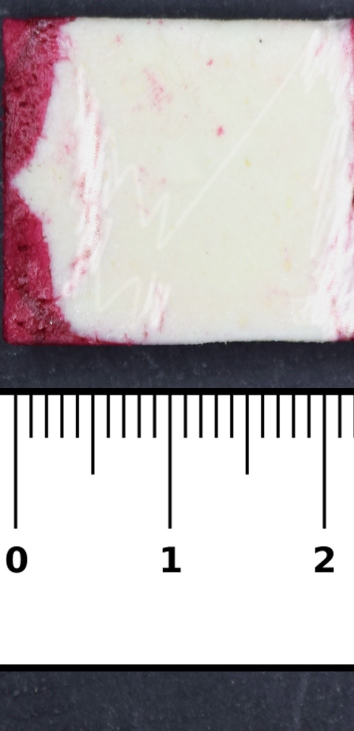
#> input picture CE_22-10s-foam2.jpg, 708 x 1461 px (shown at 1/2 size)
$ jupyter execute Contour_find_entrance_flow.ipynb   (older library calls are emulated)
#> lines starting #> are read from the running program, lines starting #| are printed output that depends on the picture; after the words box and inside, x2 and y2 are one past the last pixel; in counts of white or black regions, pixels touching at a corner belong together; long printed decimals are rounded
[cell 1]
import numpy as np
import cv2 as cv
import matplotlib.pyplot as plt
import matplotlib.cm as cm
from scipy import ndimage as ndi
from PIL import Image
from skimage import feature
from skimage.filters import threshold_otsu
from skimage.color import rgb2gray

[cell 2]
im = cv.imread('CE_22-10s-foam2.jpg')#load image
#> im is the input picture: shape (1461, 708, 3); mean B, G, R 186.9, 185.4, 191.9
im_r=cv.rotate(im, cv.ROTATE_90_COUNTERCLOCKWISE)#rotate image (not necessary)
imgray = cv.cvtColor(im_r, cv.COLOR_BGR2GRAY)#convert RGB to grayscale
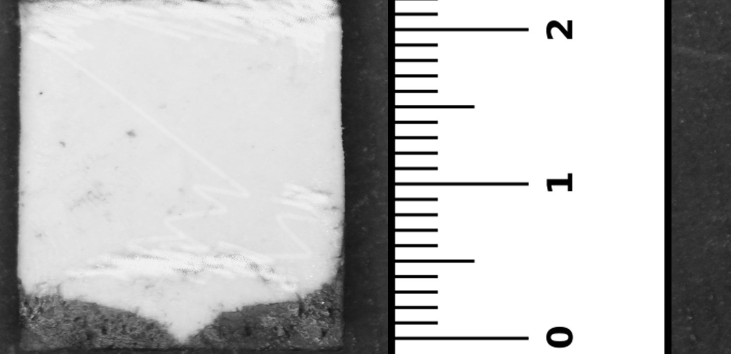
#> imgray: shape (708, 1461) (shown at 1/2 size); min 0, max 255, mean 187.5
blur = cv.GaussianBlur(imgray,(41,41), 0)#gaussian blur with kernel size 41*41 pixel
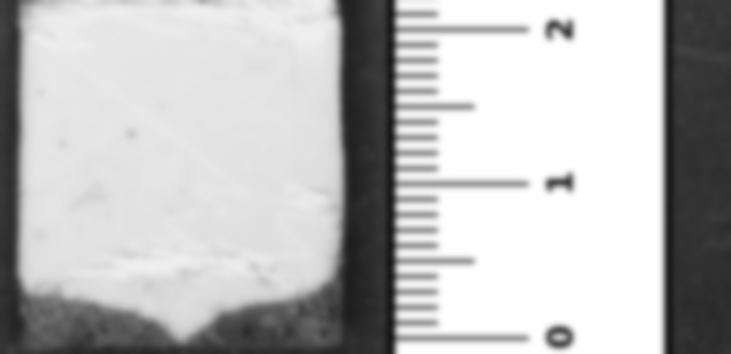
#> blur: shape (708, 1461) (shown at 1/2 size); min 23, max 255, mean 187.6
ret, thresh = cv.threshold(blur,135,255,cv.THRESH_TOZERO)#set threshold (135)
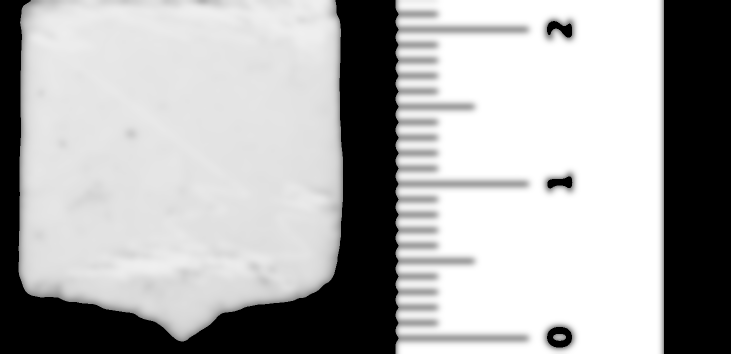
#> thresh: shape (708, 1461) (shown at 1/2 size); min 0, max 255, mean 172.6
r,c=thresh.shape#define r and c as array shape
#> r = 708; c = 1461
scale=2.2/r#defime cm/pixel scale by dividing 2.2cm with heigth of image
#> scale = 0.00311
print(scale)
#| 0.003107
plt.imshow(thresh)

[cell 3]
img, contours, hierarchy = cv.findContours(thresh,0, cv.CHAIN_APPROX_NONE)#find contours
#> contours = 2 contours; box (x1, y1, x2, y2) and area: (37, 0, 686, 683) 393500, (791, 0, 1328, 708) 377372
print(len(contours))#number of contours
#| 2
for contour in contours:
    cv.drawContours(im_r, contour, -1, (0, 255, 0), 3)#draw all contours
#> this loop made 2 passes
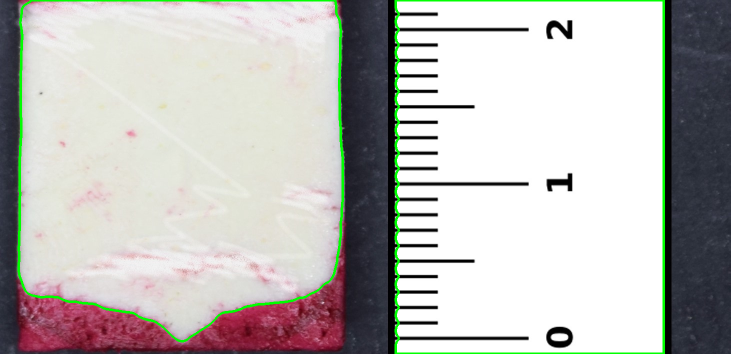
#> im_r: shape (708, 1461, 3) (shown at 1/2 size); mean B, G, R 183.2, 187, 188
plt.figure()
plt.imshow(im_r)

[cell 4]
canvas = np.zeros_like(im_r)
cv.drawContours(canvas , contours, 1, (0, 255, 0), 5)#draw desired contour (in this case 1)
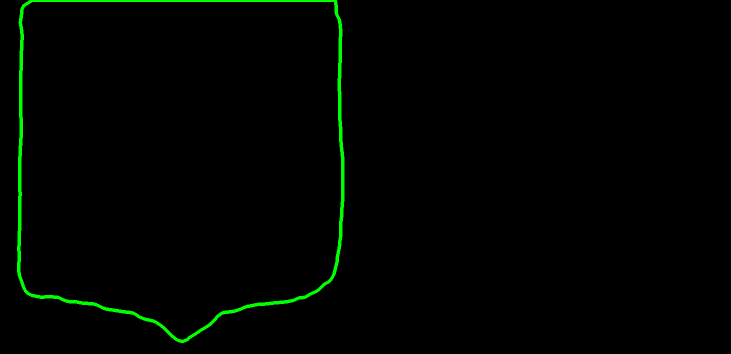
#> canvas: shape (708, 1461, 3) (shown at 1/2 size); mean of channels 0, 1, 2 0, 3.7, 0; drawn as B, G, R
plt.imshow(canvas)

[cell 5]
flow_p=canvas[:,:,1]#slice 3 D array(708,1461,3) into 2 D array, remains of RGB image
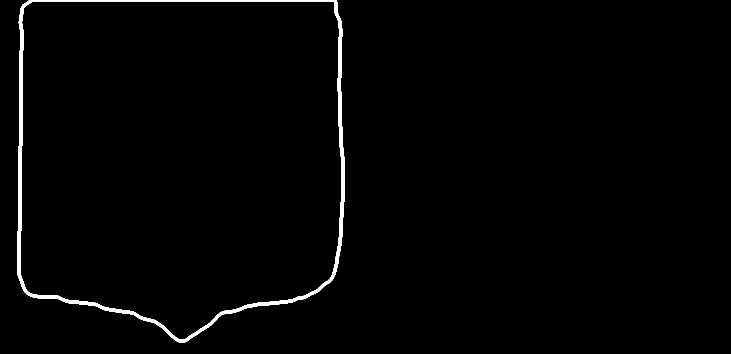
#> flow_p: shape (708, 1461) (shown at 1/2 size); 1.4% white; 1 white region, box (x1, y1, x2, y2) and area: (34, 0, 689, 686) 14902
flow_p.shape
#> Out = (708, 1461)

[cell 6]
#find largest row value for cropping
num_rows, num_cols = flow_p.shape
#> num_rows = 708; num_cols = 1461
flow_p= flow_p[3:num_rows-3,3:num_cols-3]
#> flow_p: shape (702, 1455); 1.3% white; 1 white region, box (x1, y1, x2, y2) and area: (31, 0, 686, 683) 13052
max_col=0
min_col=num_cols
#> min_col = 1461
min_row=1
max_row=0
num_rows, num_cols = flow_p.shape
#> num_rows = 702; num_cols = 1455
for i in range(num_rows):
    for j in range(num_cols):
        if flow_p[i][j] == 255:
            if j>max_col:
                max_col=j
            elif j<min_col:
                min_col=j
#> after the loop, max_col = 685; min_col = 31
for i in range(num_rows):
    for j in range(num_cols):
        if flow_p[i][j] == 255:
            if i>max_row:
                max_row=i
#> after the loop, max_row = 682

print(min_col,max_col,min_row,max_row)
#| 31 685 1 682
flow_p_crop = flow_p[min_row:max_row+1,min_col:max_col]
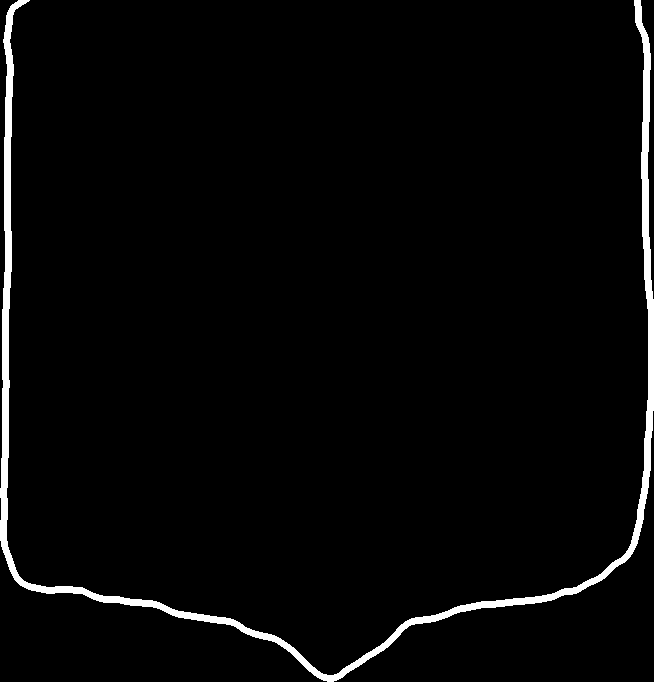
#> flow_p_crop: shape (682, 654); 2.8% white; 1 white region, box (x1, y1, x2, y2) and area: (0, 0, 654, 682) 12341

# Shows the image in image viewer
print(flow_p_crop.shape)
#| (682, 654)
plt.imshow(flow_p_crop)

[cell 7]
num_rows_c, num_cols_c = flow_p_crop.shape
#> num_rows_c = 682; num_cols_c = 654
print(flow_p_crop.shape)
#| (682, 654)
max_value = np.max(flow_p_crop)
#> max_value = 255
print(max_value)
#| 255

[cell 8]
#create empty twin array of image
arr=np.zeros([num_rows_c,num_cols_c])
print(arr.shape)
#| (682, 654)
#create labelled bitmap which count from "top" to "bottom" for every r-coordinat
for j in range(num_cols_c):
        m=0
        for i in range(num_rows_c-1):
            if flow_p_crop[i][j]==255 and flow_p_crop[i-1][j]==0 and flow_p_crop[i+1][j]==255:
                m=m+1
                arr[i][j]=m
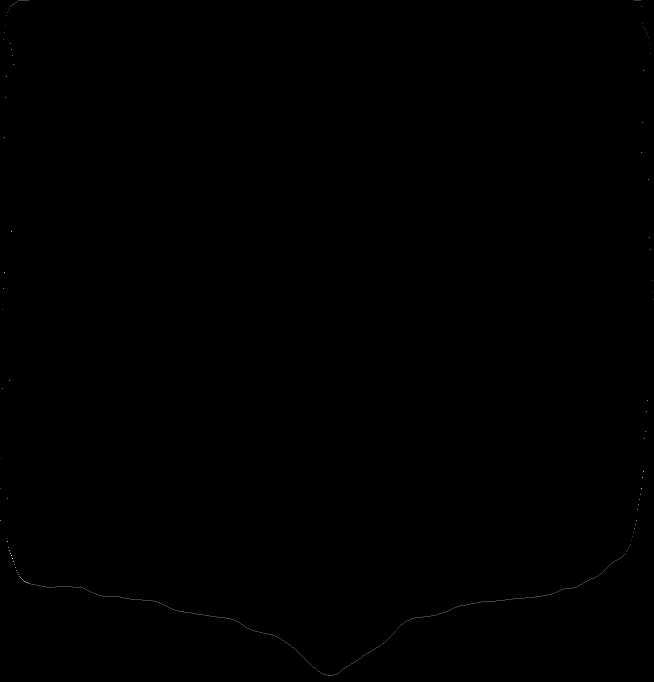
#> arr: shape (682, 654) float64; min 0, max 4, mean 0.00174; drawn with min black and max white
#maximal number of counts in one line
max_value = np.max(arr)
#minimal number of counts in one line
min_value = np.min(arr)
print(max_value)
#| 4.0
print(min_value)
#| 0.0
#flter lines by setting count threshold
count=6
for j in range(num_cols_c):
        for i in range(num_rows_c):
            if arr[i][j] >count:
                   arr[i][j] = 0

plt.imshow(arr,cmap=cm.binary)

[cell 9]
 #find largest row value for cropping
num_rows_c, num_cols_c = arr.shape
max_row=0
for i in range(num_rows_c):
    for j in range(num_cols_c):
        if arr[i][j] >= 1:
            if i>max_row:
                max_row=i
print(max_row)
#| 675

[cell 10]
#Define z axis dimensions enter height in cm
h=1.4#height in cm you want
num_rows_c3=round(h/scale)
w=scale*num_cols_c
min_row=max_row-num_rows_c3
#get mincol and max col
num_rows_c, num_cols_c = arr.shape
max_col=0
min_col=num_cols_c
for i in range(num_rows_c):
    for j in range(num_cols_c):
        if arr[i][j] >= 1:
            if j>max_col:
                max_col=j
            elif j<min_col:
                min_col=j
print(min_col,max_col,min_row, max_row)
#| 0 653 224 675

[cell 11]
flow_p_crop3 = arr[min_row:max_row+1,min_col:max_col]
print(flow_p_crop3.shape)
#| (452, 653)
plt.imshow(flow_p_crop3,cmap=cm.binary)
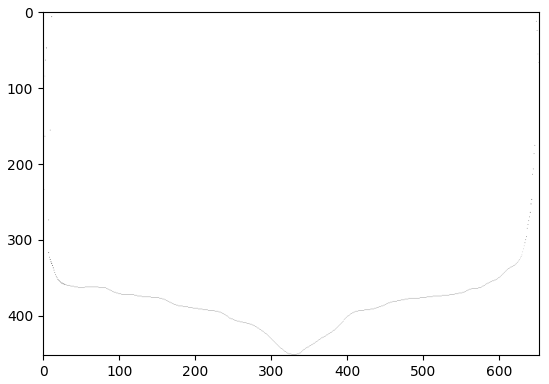
#> figure drawn by matplotlib, 1 panel

[cell 12]
num_rows_c3, num_cols_c3 = flow_p_crop3.shape
print(num_rows_c3, num_cols_c3)
#| 452 653
h=1.4
#create corresponding cm scales
z1=np.linspace(-h, 0,num=num_rows_c3)
z_axis=np.round(z1,1)
x1=np.linspace(-w/2, w/2,num=num_cols_c3-1)
x_axis=np.round(x1,1)

[cell 13]
import pandas as pd
r_list=[]
z_list=[]
count_list=[]
count=6
#create list for every label in bitmap
for c in range(1,count+1):
    for j in range(num_cols_c3):
            for i in range(num_rows_c3):
                        if flow_p_crop3[i][j] == c:
                            count_list.append(c)
                            z_list.append(i*scale-h)
                            r_list.append(j*scale-(w/2))

dfx1 = pd.DataFrame(r_list, columns =['r-pos,cm'])
dfx1['z-pos,cm'] = z_list
dfx1['count_list'] = count_list

[cell 14]
import pandas as pd
dfx1 = pd.DataFrame(r_list, columns =['r-pos,cm'])
dfx1['z-pos,cm'] = z_list
dfx1['count_list'] = count_list

for name, data in dfx1.groupby('count_list'):
    plt.scatter(data['r-pos,cm'], data['z-pos,cm'], label=name)

plt.gca().invert_yaxis()
plt.xlabel('r-axis [cm]')
plt.ylabel('z-axis [cm]')
plt.legend()
plt.savefig('thresh', dpi=600, bbox_inches='tight')
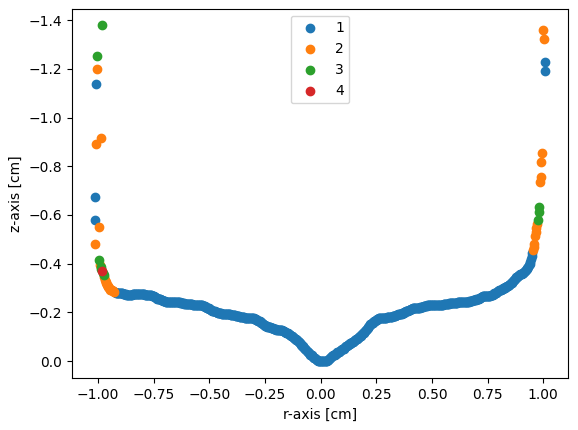
#> figure drawn by matplotlib, 1 panel
plt.show()
